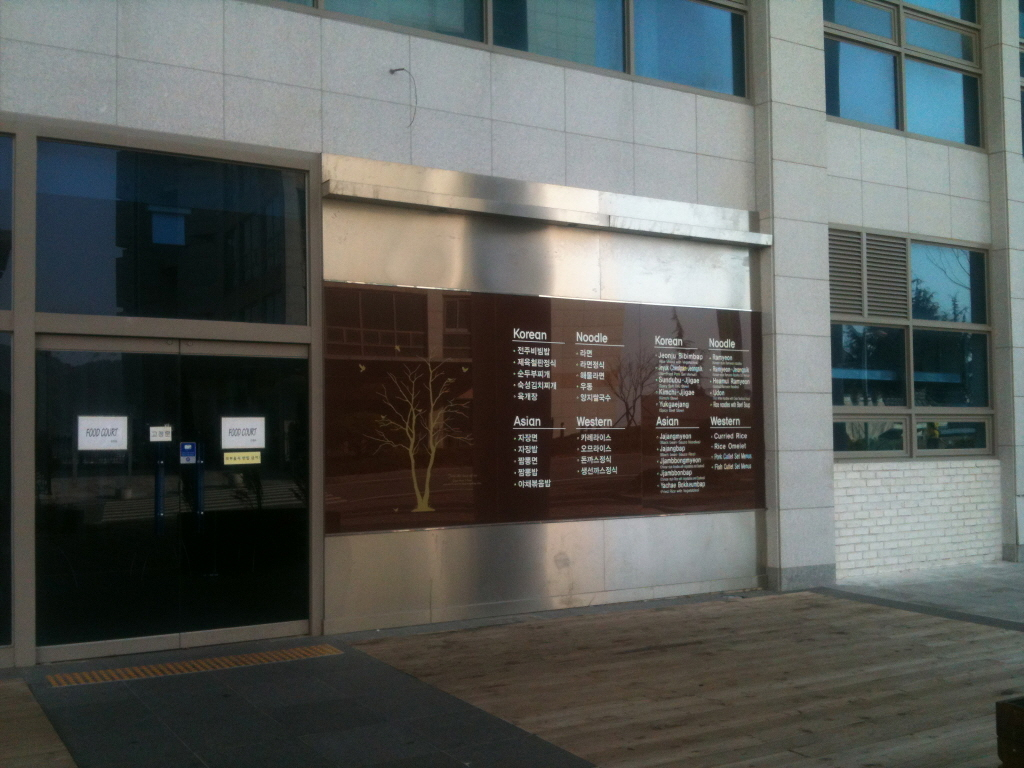
#> input picture dsu1.jpg, 1024 x 768 px
$ python chap143.py
#> lines starting #> are read from the running program, lines starting #| are printed output that depends on the picture
import cv2
import numpy as np
from matplotlib import pyplot as plt
img = cv2.imread('dsu1.jpg')
#> img is the input picture: shape (768, 1024, 3); mean B, G, R 88.3, 91.5, 88.3
rows,cols,ch = img.shape
#> rows = 768; cols = 1024; ch = 3
pts1 = np.float32([[324,303],[767,329],[767,504],[326,534]])
pts2 = np.float32([[0,0],[500,0],[500,300],[0,300]])
M = cv2.getPerspectiveTransform(pts1,pts2)
print(M)
dst = cv2.warpPerspective(img,M,(500,300))
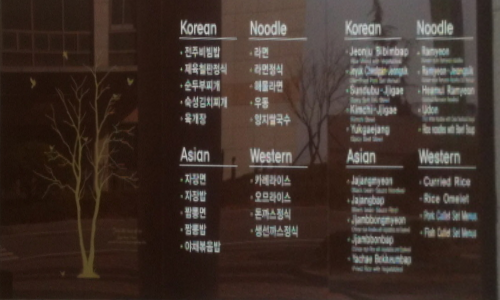
#> dst: shape (300, 500, 3); mean B, G, R 44.4, 51.1, 64.7
plt.subplot(121),plt.imshow(img),plt.title('Input')
plt.subplot(122),plt.imshow(dst),plt.title('Output')
plt.show()
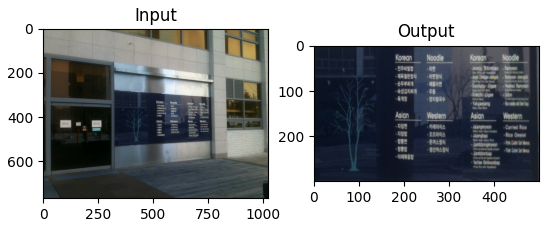
#> figure drawn by matplotlib, 2 panels; B, G, R data is drawn as R, G, B
